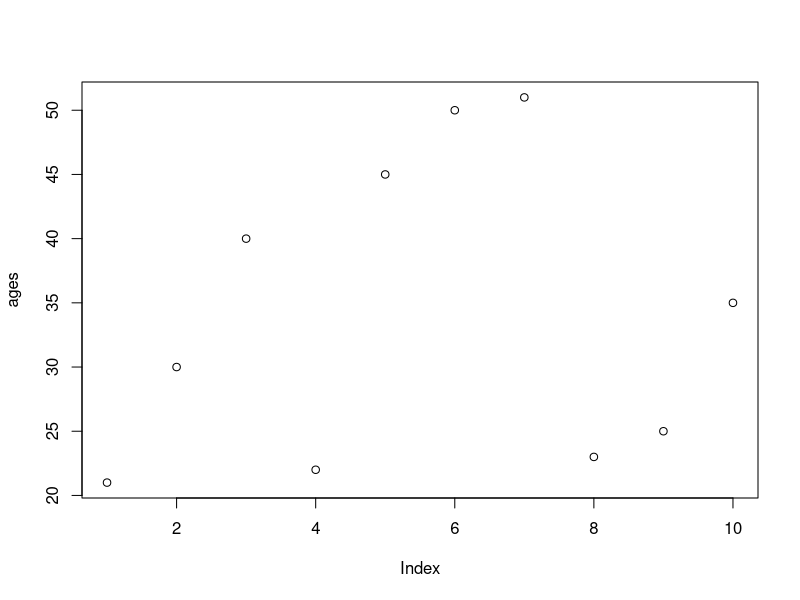
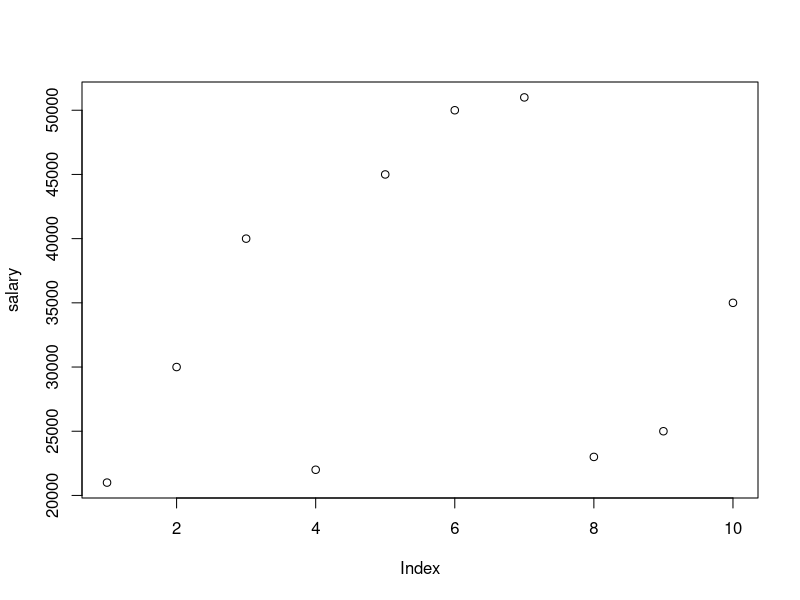
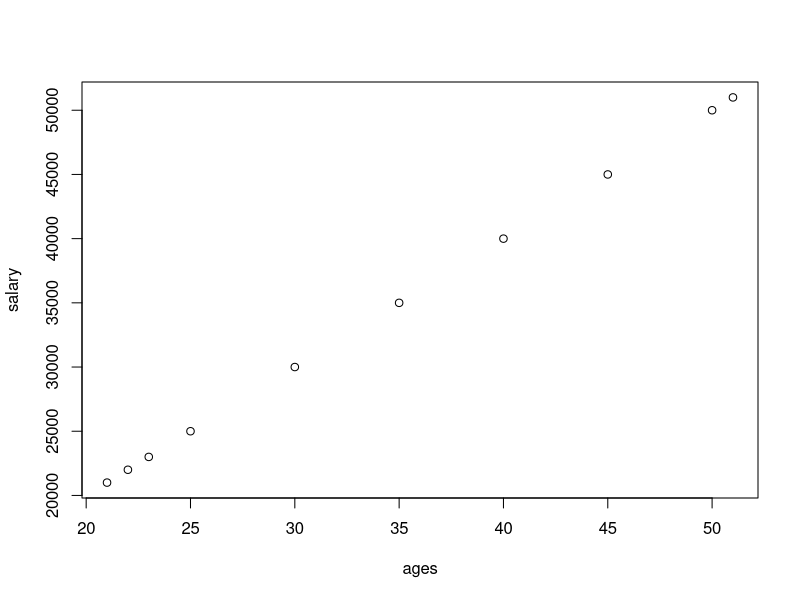
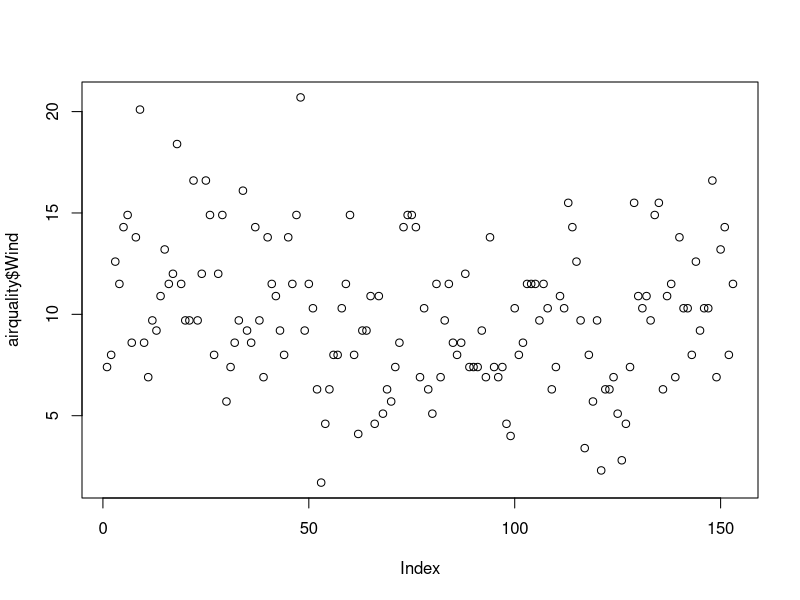
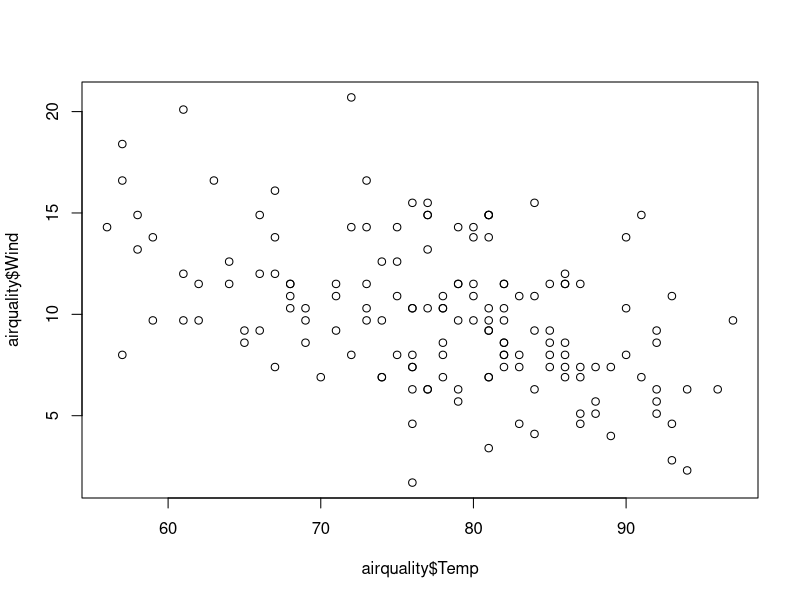
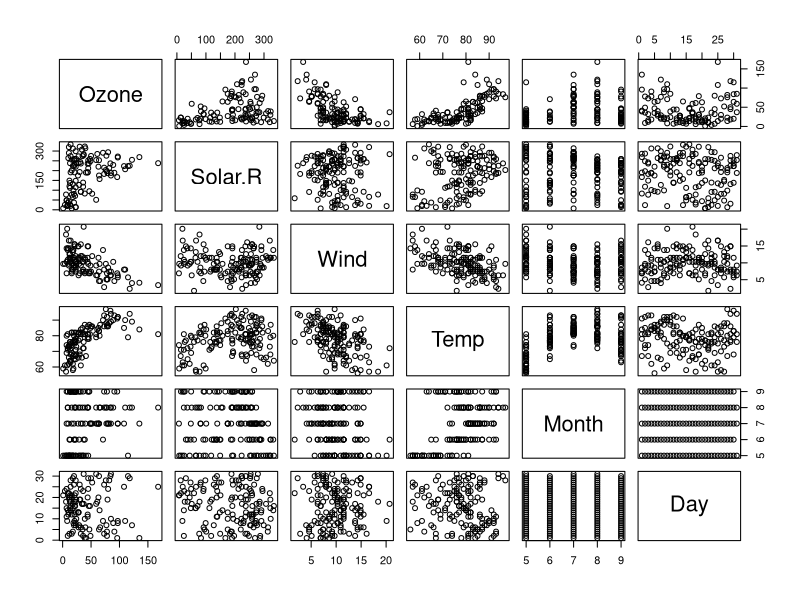
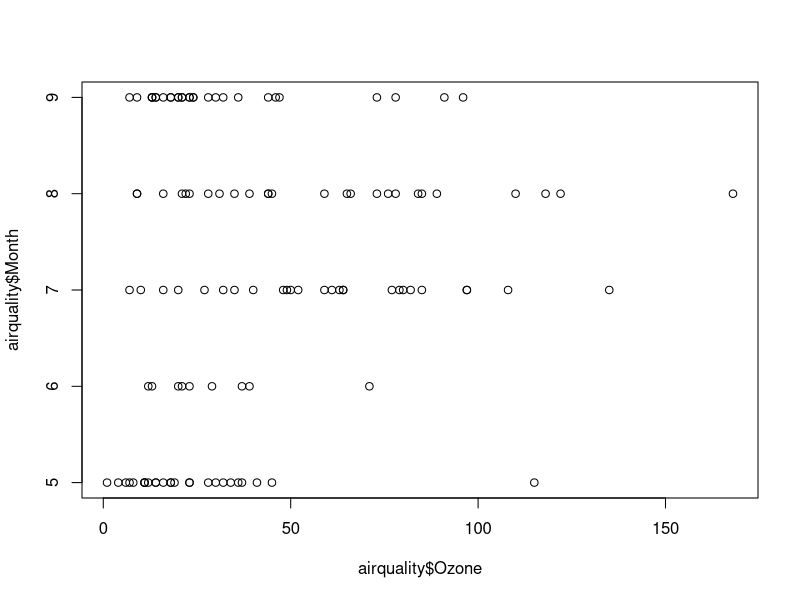
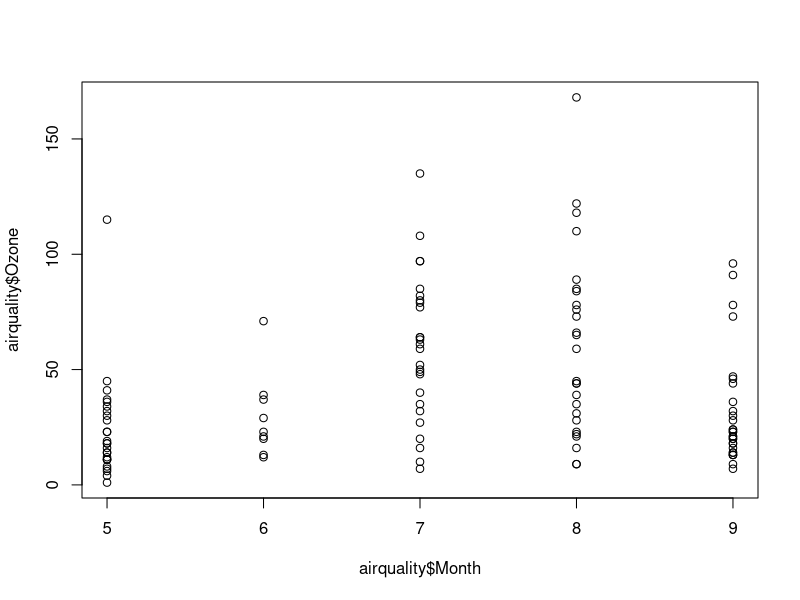

Recreate these plots in R, in order. (Note: this script raises an error after producing the figures.)
#######################29 Aug ##################################
ages= c(21,30,40,22,45,50,51,23,25,35) #first we need to run this and then only next function runs
plot(ages)

salary=c(21000,30000,40000,22000,45000,50000,51000,23000,25000,35000)
plot(salary)

plot(ages,salary)

help(plot)
###############################################

data()
airquality= datasets::airquality

###Top 10 row and last 10 columns
head(airquality,10)
tail(airquality,10)
dim(airquality)
names(airquality)   # names of all columns

airquality[,c(1,2)]  # all rows and first two columns, we need specific 2 columns so pass using c function
df=airquality[,-6]  #exclude 6 th column , that means print other columns except 6 th
df

summary(airquality[,1])    # summary statistics for column 1 
summary(airquality$temp)

airquality$Wind   # display column values
summary(airquality$wind) # summary of wind column

summary(airquality)  # summary for all columns

##################################Visualization , default value is p(point)
plot(airquality$Wind)
plot(airquality$Temp,airquality$Wind,type='p')
plot(airquality)    #Scatterplot , jitne bhi columns hai unke plot milenge, passed whole data frame
help(plot)
plot(airquality$Ozone,airquality$Month) 
plot(airquality$Month,airquality$Ozone)

#points and lines 
plot(airquality$Wind , type="p")  # p:points , l(small L):Line , b:both
plot(airquality$Wind , type="l") 
plot(airquality$Wind , type="b") 

plot(airquality$Wind,
     xlab ="Ozone Concentration", #x label
     ylab = "No of Instances",    # y label
     main= "Ozone levels in NY city", #main heading
     col="Red",  # colour
     type='l') # type of graph 

plot(airquality,col="red")  #plot of entire dataset in red clr

plot(airquality$Ozone,airquality$Solar.R,col="Blue") #plot(x-axis,y-axis)
plot(airquality$Solar.R,airquality$Ozone,col="Blue")

############################ 30 Aug ######################################

#Horizontal bar plot
barplot(airquality$Ozone,
        main="Ozone concentration in air",
        ylab="Ozone levels",
        col="blue",
        horiz= T, # by default will plot vertical , T means True
        axes= F) #Values range will not been seen incase of False 
help(barplot)

#Histogram  #frequency distribution of selected interval 

hist(airquality$Temp)

hist(airquality$Temp,
     main="Solar Radiation values in air",
     xlab="Solar rad.",
     col="blue",
     border="red")
help(hist)

#single box plot (helps to identify the outlier)
help(boxplot)

boxplot(airquality$Wind,    # it will just show outlier
        main="Boxplot",
        col="blue",
        border="red",
        horizontal=T)

boxplot.stats(airquality$Wind)$out  # it will show the values of outlier

airquality$Ozone

#Multiple box plot
boxplot(airquality[,c(1,3)],               # all rows and col only 1 and 3 
        main="Multiple boxplots",
        horizontal=T,
        col = "blue")

boxplot(airquality[,1:4],               # all rows and Col are 1 to 4  
        main="Multiple boxplots",
        horizontal=T,
        col = "blue")

help(par) # partition 

par(mfrow=c(3,3),mar=c(1,2,1,2), las=0 ,bty="o")  # in bty it is small O

plot(airquality$Ozone)
plot(airquality$Ozone,airquality$Wind)
plot(airquality$Ozone,type = "l")
plot(airquality$Wind,type = "l")
plot(airquality$Temp,type = "l")
plot(airquality$Solar.R,type = "l")
hist(airquality$Ozone)
boxplot(airquality[,1:4])

#############################
#Considering NA values

airquality
max(airquality$Wind)  # NA values are not presnet
min(airquality$Temp)
min(airquality$Solar.R)
mean(airquality$Solar.R)  # NA values presnt

mean(airquality$Solar.R,na.rm = T) #na.rm = means remove the NA values during the calculation and not deleting from table
median(airquality$Ozone)
median(airquality$Ozone,na.rm = T)
min(airquality$Ozone)
min(airquality$Ozone,na.rm = T)

######################################################################

#Variance 

#var , #skewness , #Kurtosis #Density plot

var(airquality$Wind)
sd(airquality$Ozone) # sd means standard devaition 
sd(airquality$Ozone ,na.rm = T)

skewness(airquality$Ozone)  # error
kurtosis(airquality$Ozone)

#need to install and include moment library

skewness(airquality$Ozone,na.rm = T)
kurtosis(airquality$Ozone,na.rm = T)
skewness(airquality[,1:4],na.rm = T) # all rows and columns should be in sequwnce 

#Densityplot
plot(density(airquality$Wind))

quakes= datasets::quakes
